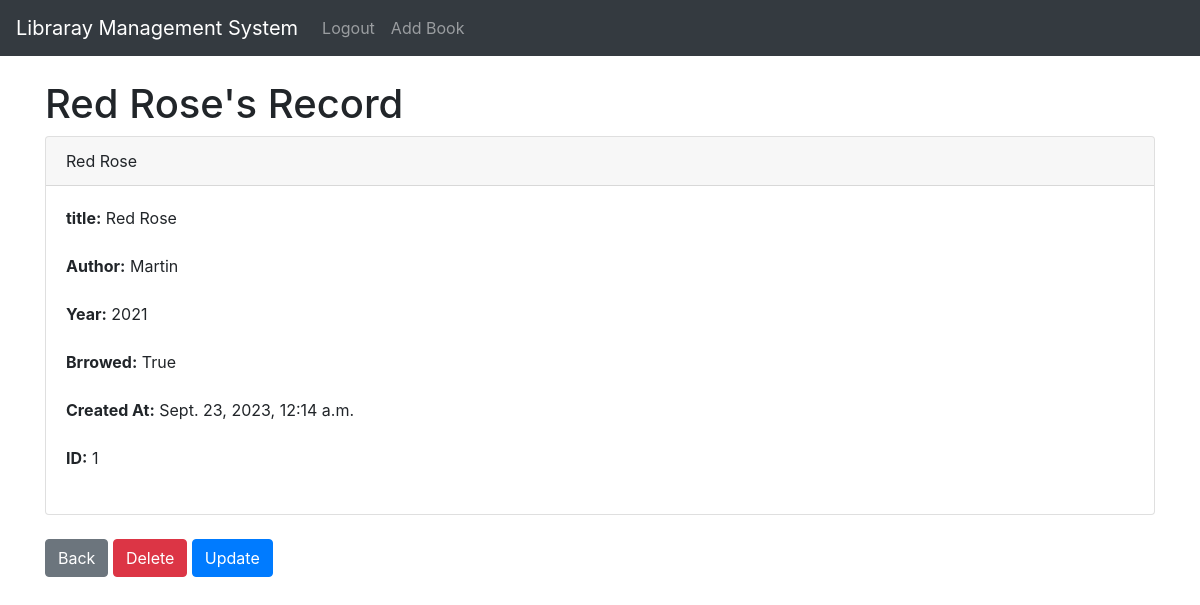
The app's page /home/record/1 (signed in) with its own data.
### website/models.py (models this page shows, shortened)
class Book(models.Model):
    created_at = models.DateTimeField(auto_now_add=True)
    title = models.CharField(max_length=100)
    author = models.CharField(max_length=100)
    year_of_publish = models.CharField(max_length=100)
    is_borrowed = models.BooleanField(default=False)  # Add the is_borrowed field
    borrower = models.ForeignKey(Student, on_delete=models.SET_NULL, null=True, blank=True)

### website/views.py (the view)
# urls.py: path('record/<int:pk>',book_detail,name='book_detail'),
def book_detail(request, pk):
    if request.user.is_authenticated:
        book = Book.objects.get(id = pk)
        return render(request,'website/record.html',{'book':book})
    else:
        messages.success(request, "You Must Be logged In to View these Records")
        return redirect('website:home')

### website/templates/website/record.html (shortened to what this page needs)
{% extends "website/base.html" %}
{% block content %}
<h1>{{book.title}}'s Record</h1>
<div class="card">
    <div class="card-header">
        {{ book.title}}
    </div>
    <div class="card-body">
      <p class="card-text">
       <strong>title:</strong> {{ book.title }}<br><br>
       <strong>Author:</strong> {{ book.author }}<br><br>
       <strong>Year:</strong> {{ book.year_of_publish }}<br><br>
       <strong>Brrowed:</strong> {{ book.is_borrowed }}<br><br>
       <strong>Created At:</strong> {{ book.created_at }}<br><br>
       <strong>ID:</strong> {{book.id}}<br><br>
    </p>
    </div>
  </div>
<br>
<a href="{% url 'website:home' %}" class="btn btn-secondary">Back</a>
<a href="{% url 'website:delete_record' book.id %}" class="btn btn-danger">Delete</a>
<a href="{% url 'website:update_record' book.id %}" class="btn btn-primary">Update</a>
{% endblock content %}

### records on screen
Book: title "Red Rose", author "Martin", year_of_publish "2021", is_borrowed "True", created_at "Sept. 23, 2023, 12:14 a.m.", id "1"
